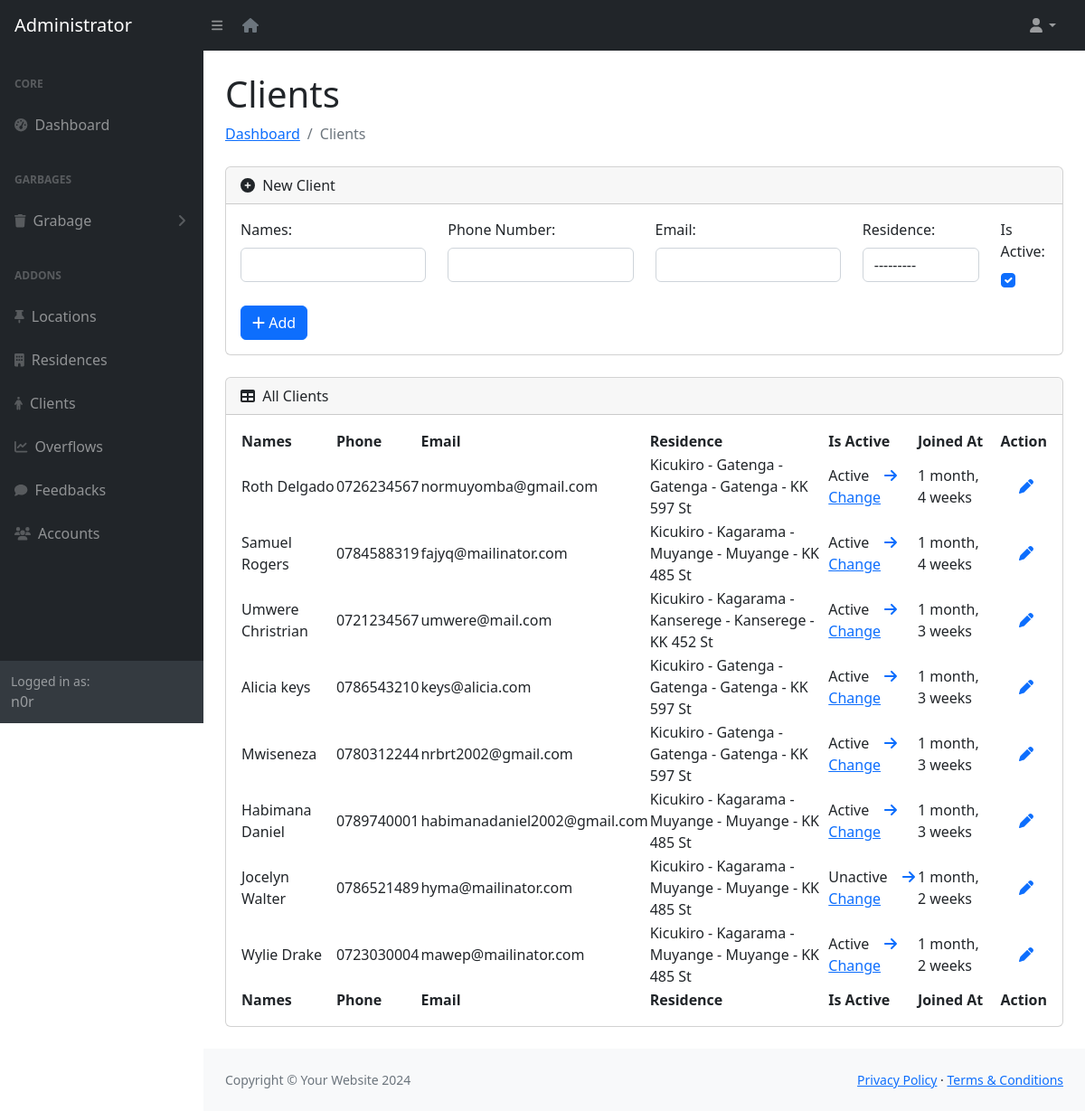
Page /clients/ (signed in) on the earlier database version.
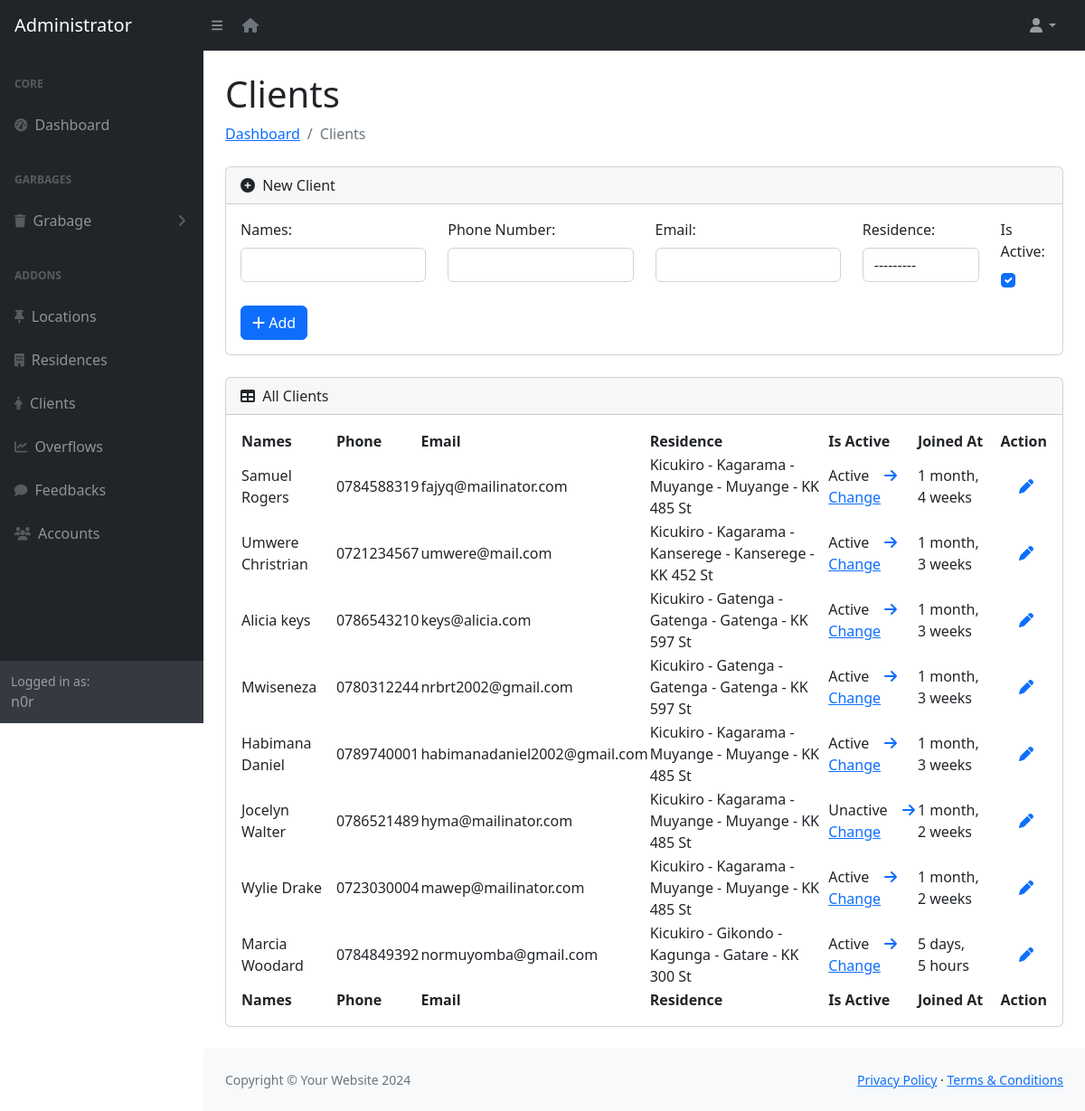
Same page on the later database version.
### app/models.py (models this page shows, shortened)
class User(AbstractUser):
    class Role(models.TextChoices):
        MCOLLECTOR = "MCOLLECTOR", "Money Collector"
        ADMIN = "ADMIN", "Admin"
    role = models.CharField(max_length=50, choices=Role.choices)
    phone_number = models.CharField(validators=[phone_regex], max_length=13, unique=True, null=True)
    groups = models.ManyToManyField(
        'auth.Group',
        related_name='users',
        blank=True,
        help_text='The groups this user belongs to.'
    )
    user_permissions = models.ManyToManyField(
        'auth.Permission',
        related_name='users',
        blank=True,
        help_text='Specific permissions for this user.'
    )

class Clients(models.Model):
    names = models.CharField(max_length=254)
    phone = models.CharField(validators=[phone_regex], max_length=13, unique=True)
    email = models.EmailField(max_length=255, unique=True)
    residence = models.ForeignKey(Residence, on_delete=models.SET_NULL, null=True)
    is_active = models.BooleanField(default = 1)
    created_at = models.DateTimeField(auto_now_add=True)

class Residence(models.Model):
    location = models.ForeignKey(Location, on_delete=models.CASCADE)
    streetName = models.CharField(validators=[street_regex], max_length=9)
    gateNumber = models.CharField(max_length=10, null=True, blank=True)
    status = models.BooleanField(default = 1)
    created_at = models.DateTimeField(auto_now_add=True)
    class Meta:
        constraints = [UniqueConstraint(fields=['location', 'streetName', 'gateNumber'], name='unique_residence_combination')]
        ordering = ["created_at"]
    def __str__(self):
        return f"{self.location} - {self.streetName}"

class Location(models.Model):
    district = models.ForeignKey(District, on_delete=models.SET_NULL, null=True, blank=True)
    sector = models.ForeignKey(Sector, on_delete=models.SET_NULL, null=True, blank=True)
    cell = models.ForeignKey(Cell, on_delete=models.SET_NULL, null=True, blank=True)
    village = models.ForeignKey(Village, on_delete=models.SET_NULL, null=True, blank=True)
    created_at = models.DateTimeField(auto_now_add=True)
    class Meta:
        constraints = [UniqueConstraint(fields=['district', 'sector', 'cell', 'village'], name='unique_location_combination')]
        ordering = ["created_at"]
    def __str__(self):
        return f"{self.district} - {self.sector} - {self.cell} - {self.village}"

class District(models.Model):
    name = models.CharField(max_length=40)
    def __str__(self):
        return self.name

class Sector(models.Model):
    district = models.ForeignKey(District, on_delete=models.CASCADE)
    name = models.CharField(max_length=40)
    def __str__(self):
        return self.name

class Cell(models.Model):
    district = models.ForeignKey(District, on_delete=models.CASCADE)
    sector = models.ForeignKey(Sector, on_delete=models.CASCADE)
    name = models.CharField(max_length=40)
    def __str__(self):
        return self.name

class Village(models.Model):
    district = models.ForeignKey(District, on_delete=models.CASCADE)
    sector = models.ForeignKey(Sector, on_delete=models.CASCADE)
    cell = models.ForeignKey(Cell, on_delete=models.CASCADE)
    name = models.CharField(max_length=40)
    def __str__(self):
        return self.name

### app/views.py (the view)
# urls.py: path('clients/', views.clients, name="clients"),
@role_required(['ADMIN', 'MCOLLECTOR'])
def clients(request):
    clients = Clients.objects.all()
    if request.method == 'POST':
        form = ClientForm(request.POST)
        if form.is_valid():
            client = form.save()
            send_mail("Welcome garbege Collection", f"your Email was registred at the garabage collection website\n welcome to our community as we keep our homes clean\nThank you", settings.EMAIL_HOST_USER, [client.email])
            messages.success(request, f"New Client {client} Added")
            form = ClientForm()
        else:
            messages.error(request, f"{form.errors}")
    else:
        form = ClientForm()
    context = {'form': form, 'clients': clients}
    return render(request, 'adminn/clients.html', context)

### app/forms.py
class ClientForm(forms.ModelForm):
    class Meta:
        model = Clients
        fields = '__all__'
        widgets = {
            'names': forms.TextInput(attrs={'class': 'form-control'}),
            'phone': forms.TextInput(attrs={'class': 'form-control'}),
            'email': forms.EmailInput(attrs={'class': 'form-control'}),
            'residence': forms.Select(attrs={'class': 'form-control'}),
            'is_active': forms.CheckboxInput(attrs={'class': 'form-check-input'}),
        }

### app/views.py (called while the page is built)
def role_required(allowed_roles):
    def decorator(view_func):
        @wraps(view_func)
        def _wrapped_view(request, *args, **kwargs):
            if request.user.is_authenticated and request.user.role in allowed_roles:
                return view_func(request, *args, **kwargs)
            return redirect('403')
        return _wrapped_view
    return decorator

### app/templates/app/adminn/clients.html (shortened to what this page needs)
{% load static %}
{% if request.user.role == "ADMIN" %}
    {% include 'adminn/includes/header.html' %}
{% else %}
    {% include 'mcollector/includes/header.html' %}
{% endif %}
            <div id="layoutSidenav_content">
                <main>
                    <div class="container-fluid px-4">
                        <h1 class="mt-4">Clients</h1>
                        <ol class="breadcrumb mb-4">
                            <li class="breadcrumb-item active"><a href="{% url 'admin-home' %}">Dashboard</a></li>
                            <li class="breadcrumb-item active">Clients</li>
                        </ol>
                        <div class="card mb-4">
                            <div class="card-header">
                                <i class="fas fa-plus-circle me-1"></i>
                                New Client
                            </div>
                            <div class="card-body">
                                <form method="POST" class="row">
                                    <div class="col-md-3">
                                      <label for="names" class="form-label">Names:</label>
                                      {{ form.names }}
                                    </div>
                                    <div class="col-md-3">
                                        <label for="phone" class="form-label">Phone Number:</label>
                                        {{ form.phone }}
                                    </div>
                                    <div class="col-md-3">
                                        <label for="email" class="form-label">Email:</label>
                                        {{ form.email }}
                                    </div>
                                    <div class="col-md-2">
                                        <label for="residence" class="form-label">Residence:</label>
                                        {{ form.residence }}
                                    </div>
                                    <div class="col-md-1">
                                        <label for="is_active" class="form-label">Is Active:</label><br>
                                        {{ form.is_active }}
                                    </div>
                                    <div class="col-md-12 mt-3">
                                        <button type="submit" class="btn btn-primary"><i class="fas fa-plus"></i> Add</button>
                                      </div>
                                </form>
                            </div>
                        </div>
                        <div class="card mb-4">
                            <div class="card-header">
                                <i class="fas fa-table me-1"></i>
                                All Clients
                            </div>
                            <div class="card-body">
                              <table id="datatablesSimple">
                                <thead>
                                    <tr>
                                        <th>Names</th>
                                        <th>Phone</th>
                                        <th>Email</th>
                                        <th>Residence</th>
                                        <th>Is Active</th>
                                        <th>Joined At</th>
                                        <th>Action</th>
                                    </tr>
                                </thead>
                                <tfoot>
                                    <tr>
                                        <th>Names</th>
                                        <th>Phone</th>
                                        <th>Email</th>
                                        <th>Residence</th>
                                        <th>Is Active</th>
                                        <th>Joined At</th>
                                        <th>Action</th>
                                    </tr>
                                </tfoot>
                                <tbody>
                                    {% for client in clients %}
                                    <tr>
                                        <td>{{ client.names }}</td>
                                        <td>{{ client.phone }}</td>
                                        <td>{{ client.email }}</td>
                                        <td>{{ client.residence }}</td>
                                        {%  if client.is_active %}
                                            <td>Active &nbsp; &nbsp;<a href="{% url 'change-clients' client.id %}"><i class="fa fa-arrow-right"></i> Change </a></td>
                                        {% else %}
                                            <td>Unactive &nbsp; &nbsp;<a href="{% url 'change-clients' client.id %}"><i class="fa fa-arrow-right"></i> Change </a></td>
                                        {% endif %}
                                        <td>{{ client.created_at | timesince  }}</td>
                                        <td>
                                            &nbsp; &nbsp; &nbsp;<a href="{% url 'edit-client' client.id %}"><i class="fa fa-pen"></i></a>
                                        </td>
                                    </tr>
                                    {% endfor %}
                                </tbody>
                              </table>
                              </div>
                          </div>
                    </div>
                </main>
{% include 'adminn/includes/footer.html' %}

### app/templates/app/adminn/includes/header.html (shortened to what this page needs)
{% load static %}
<!DOCTYPE html>
<html lang="en">
    <head>
        <link href="https://cdn.jsdelivr.net/npm/simple-datatables@7.1.2/dist/style.min.css" rel="stylesheet" />
        <link href="{% static 'adminn/css/styles.css' %}" rel="stylesheet" />
    </head>
    <body class="sb-nav-fixed">
        <nav class="sb-topnav navbar navbar-expand navbar-dark bg-dark">
            <a class="navbar-brand ps-3" href="{% url 'admin-home' %}">Administrator</a>
            <button class="btn btn-link btn-sm order-1 order-lg-0 me-4 me-lg-0" id="sidebarToggle" href="#!"><i class="fas fa-bars"></i></button>&nbsp;&nbsp;&nbsp;
            <a href="/" class="text-secondary"><i class="fas fa-house"></i></a>
            <ul class="navbar-nav ms-auto ms-md-0 me-3 me-lg-4">
                <li class="nav-item dropdown">
                    <a class="nav-link dropdown-toggle" id="navbarDropdown" href="#" role="button" data-bs-toggle="dropdown" aria-expanded="false"><i class="fas fa-user fa-fw"></i></a>
                </li>
            </ul>
        </nav>
        <div id="layoutSidenav">
            <div id="layoutSidenav_nav">
                <nav class="sb-sidenav accordion sb-sidenav-dark" id="sidenavAccordion">
                    <div class="sb-sidenav-menu">
                        <div class="nav">
                            <div class="sb-sidenav-menu-heading">Core</div>
                            <a class="nav-link" href="{% url 'admin-home' %}">
                                <div class="sb-nav-link-icon"><i class="fas fa-tachometer-alt"></i></div>
                                Dashboard
                            </a>
                            <div class="sb-sidenav-menu-heading">Garbages</div>
                            <a class="nav-link collapsed" href="#" data-bs-toggle="collapse" data-bs-target="#collapseLayouts" aria-expanded="false" aria-controls="collapseLayouts">
                                <div class="sb-nav-link-icon"><i class="fas fa-trash"></i></div>
                                Grabage
                                <div class="sb-sidenav-collapse-arrow"><i class="fas fa-angle-down"></i></div>
                            </a>
                            <div class="sb-sidenav-menu-heading">Addons</div>
                            <a class="nav-link" href="{% url 'locations' %}">
                                <div class="sb-nav-link-icon"><i class="fas fa-thumb-tack"></i></div>
                                Locations
                            </a>
                            <a class="nav-link" href="{% url 'residence' %}">
                                <div class="sb-nav-link-icon"><i class="fas fa-building"></i></div>
                                Residences
                            </a>
                            <a class="nav-link" href="{% url 'clients' %}">
                                <div class="sb-nav-link-icon"><i class="fas fa-male"></i></div>
                                Clients
                            </a>
                            <a class="nav-link" href="{% url 'overflow' %}">
                                <div class="sb-nav-link-icon"><i class="fas fa-line-chart"></i></div>
                                Overflows
                            </a>
                            <a class="nav-link" href="{% url 'feedbacks' %}">
                                <div class="sb-nav-link-icon"><i class="fas fa-comment"></i></div>
                                Feedbacks
                            </a>
                            <a class="nav-link" href="{% url 'accounts' %}">
                                <div class="sb-nav-link-icon"><i class="fas fa-users"></i></div>
                                Accounts
                            </a>
                        </div>
                    </div>
                    <div class="sb-sidenav-footer">
                        <div class="small">Logged in as:</div>
                        {{ request.user }}
                    </div>
                </nav>
            </div>

### app/templates/app/adminn/includes/footer.html (shortened to what this page needs)
{% load static %}
<footer class="py-4 bg-light mt-auto">
    <div class="container-fluid px-4">
        <div class="d-flex align-items-center justify-content-between small">
            <div class="text-muted">Copyright &copy; Your Website 2024</div>
            <div>
                <a href="#">Privacy Policy</a>
                &middot;
                <a href="#">Terms &amp; Conditions</a>
            </div>
        </div>
    </div>
</footer>
</div>
</div>
</body>
</html>

Differences in the rows shown:
removed Clients: names "Roth Delgado", phone "0726234567", email "normuyomba@gmail.com", residence "Kicukiro - Gatenga - Gatenga - Gatenga - KK 597 St", is_active "Active", created_at "1 month, 4 weeks"
added Clients: names "Marcia Woodard", phone "0784849392", email "normuyomba@gmail.com", residence "Kicukiro - Gikondo - Kagunga - Gatare - KK 300 St", is_active "Active", created_at "5 days, 5 hours"
